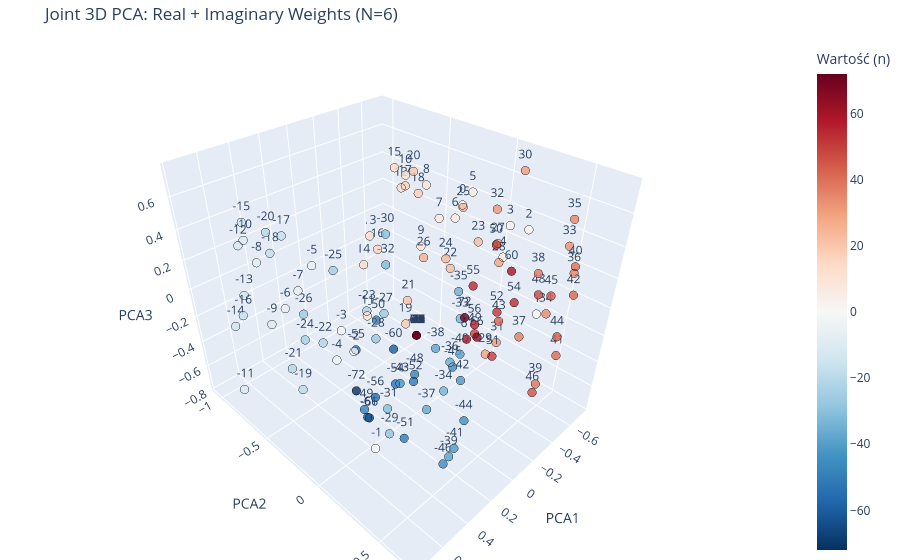

Notebook cell for this chart:
### Code cell
def plot_joint_complex_pca_3d(model, N=6):
    w_re = model.unembed_re.weight.detach().cpu().numpy()
    w_im = model.unembed_im.weight.detach().cpu().numpy()

    output_offset = 2 * N * N
    
    min_val, max_val = -2 * N * N, 2 * N * N
    active_indices = []
    labels = []
    
    for val in range(min_val, max_val + 1):
        idx = val + output_offset
        if 0 <= idx < w_re.shape[0]:
            active_indices.append(idx)
            labels.append(val)
            
    re_weights = w_re[active_indices]
    im_weights = w_im[active_indices]
    
    joint_weights = np.concatenate([re_weights, im_weights], axis=1)

    pca = PCA(n_components=3)
    embeds_3d = pca.fit_transform(joint_weights)
    
    df = pd.DataFrame(embeds_3d, columns=['PCA1', 'PCA2', 'PCA3'])
    df['label'] = labels
    
    fig = px.scatter_3d(
        df, x='PCA1', y='PCA2', z='PCA3',
        color='label', text='label',
        color_continuous_scale='RdBu_r',
        title=f"Joint 3D PCA: Real + Imaginary Weights (N={N})",
        labels={'label': 'Wartość (n)'},
        opacity=0.8
    )

    fig.update_traces(
        marker=dict(size=5, line=dict(width=1, color='Black')),
        textposition='top center'
    )

    fig.update_layout(
        margin=dict(l=0, r=0, b=0, t=40)
    )
    
    fig.show()

plot_joint_complex_pca_3d(model, N=6)

### Figure 1 — Plotly figure (JSON) as saved in the notebook; plotly's stock layout.template omitted (floating-point values rounded to 4 significant figures; data arrays with more than 128 entries replaced by an {"elided": "..."} marker saying what was removed)
{"data": [{"hovertemplate": "PCA1=%{x}<br>PCA2=%{y}<br>PCA3=%{z}<br>Wartość (n)=%{marker.color}<extra></extra>", "legendgroup": "", "marker": {"color": {"elided": "145 int values"}, "coloraxis": "coloraxis", "line": {"color": "Black", "width": 1}, "opacity": 0.8, "size": 5, "symbol": "circle"}, "mode": "markers+text", "name": "", "scene": "scene", "showlegend": false, "text": {"elided": "145 float values"}, "textposition": "top center", "type": "scatter3d", "x": {"elided": "145 float values"}, "y": {"elided": "145 float values"}, "z": {"elided": "145 float values"}}], "layout": {"coloraxis": {"colorbar": {"title": {"text": "Wartość (n)"}}, "colorscale": [[0, "rgb(5,48,97)"], [0.1, "rgb(33,102,172)"], [0.2, "rgb(67,147,195)"], [0.3, "rgb(146,197,222)"], [0.4, "rgb(209,229,240)"], [0.5, "rgb(247,247,247)"], [0.6, "rgb(253,219,199)"], [0.7, "rgb(244,165,130)"], [0.8, "rgb(214,96,77)"], [0.9, "rgb(178,24,43)"], [1, "rgb(103,0,31)"]]}, "legend": {"tracegroupgap": 0}, "margin": {"b": 0, "l": 0, "r": 0, "t": 40}, "scene": {"domain": {"x": [0, 1], "y": [0, 1]}, "xaxis": {"title": {"text": "PCA1"}}, "yaxis": {"title": {"text": "PCA2"}}, "zaxis": {"title": {"text": "PCA3"}}}, "title": {"text": "Joint 3D PCA: Real + Imaginary Weights (N=6)"}}}
